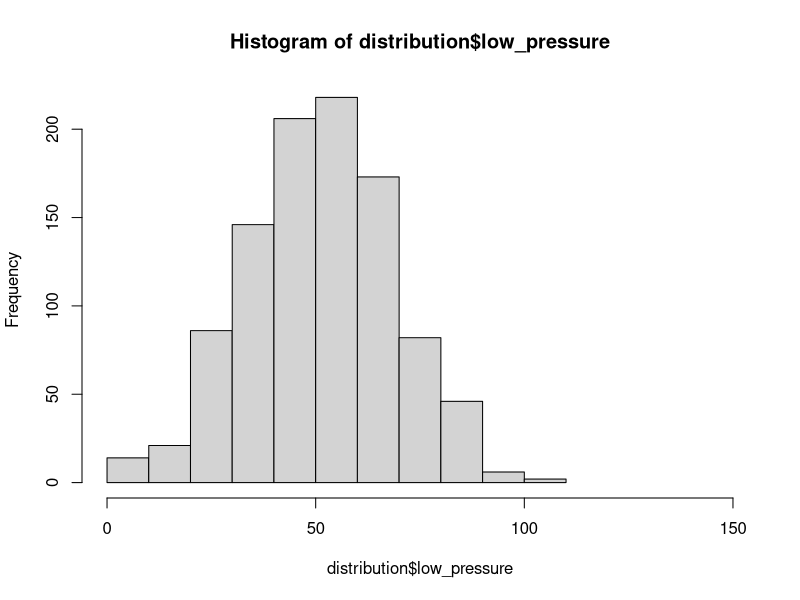
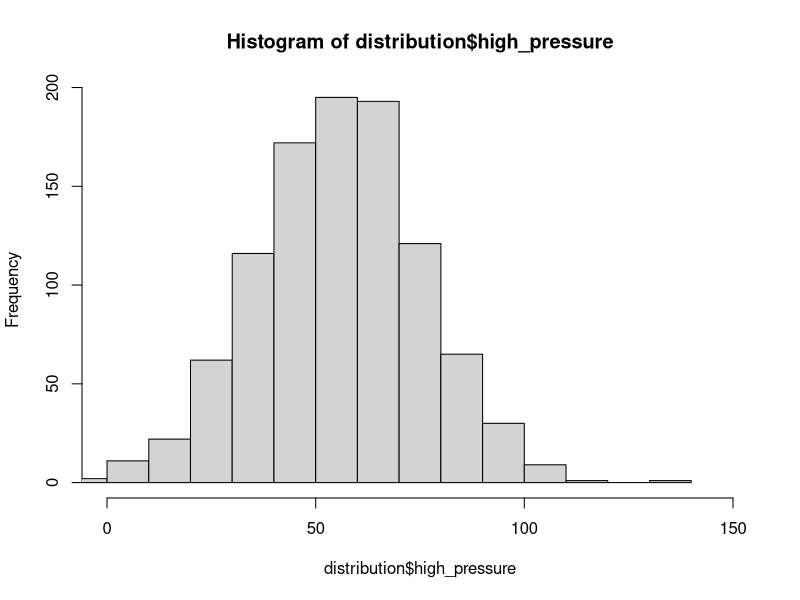

Reproduce these figures in R, in order. (Note: this script raises an error after producing the figures.)
library(MASS); library(lme4); library(car); library(lmerTest); library(tidyverse)

# Expecting to Teach Group ----
set.seed(1)
size <- 1000 # size of the simulated population                                       
meanvector <- c(51, 56) # means for pre and post tests

correl_matrix <- matrix(c(1, 0.8,
                                0.8, 1), # values for the sample correlation matrix
                              ncol = 2)
sds <- c(17, 19) # between subject SDs on each test
D <- diag(sds)

covariance_matrix <- D%*%correl_matrix%*%D

distribution <- mvrnorm(n = size,
                              mu = meanvector, 
                              Sigma = covariance_matrix)
summary(distribution)

head(distribution)
distribution <- distribution %>% as_tibble() %>% 
  mutate(group = "teach") %>%
  rename(low_pressure=V1, high_pressure=V2)

hist(distribution$low_pressure, xlim=c(0,150))
hist(distribution$high_pressure, xlim=c(0,150))


# Using the aov() function versus the lmer() function ----
# Below, I fit the model using the lmer() function, 
# but you could build a similar model using aov(), t.test(), lm(), etc.
# I will use lmer() for it's flexibility across designs, but you could 
# replace this with whatever analysis best matches your method. 

set.seed(1)
teach_sample <- sample_n(distribution, size=10)

dat_long <- teach_sample %>% rownames_to_column(var="subID") %>%
  pivot_longer(cols = low_pressure:high_pressure, 
               names_to = "test", values_to = "score")
head(dat_long)

mod0 <- lmer(score~test+(1|subID), data=dat_long, REML=TRUE)
Anova(mod0, type="III")
anova(mod0)
anova(mod0)[[6]][1] # test p-value

modelAOV <- aov(score~test+Error(subID), data = dat_long)
summary(modelAOV)
summary(modelAOV)[[2]][[1]][1,5]


mod_t_test <- t.test(score~test, data=dat_long, paired=TRUE)
print(mod_t_test)
mod_t_test$p.value


# Taking the descriptive statistics we might want from each sample
head(dat_long)
dat_long %>% pivot_wider(names_from = "test", values_from = "score") %>%
  mutate(diff = high_pressure-low_pressure) %>%
  summarize(low_ave = mean(low_pressure),
            low_sd = sd(low_pressure),
            high_ave = mean(high_pressure),
            high_sd = sd(high_pressure),
            diff_ave = mean(diff),
            diff_sd = sd(diff))


# Re-sampling to Estimate Statistical Power ----
ns = c(seq(from=10, to=100, by=10)) # sample sizes for the simulations

k = 200 # number of iterations at each sample size



sim_data <- data.frame(matrix(NA, nrow = length(ns)*k, 
                              ncol = 9))
sim_data <- sim_data %>% rename(n=X1, 
                                iter=X2, 
                                WS_p = X3,
                                low_ave=X4, 
                                low_sd=X5, 
                                high_ave=X6, 
                                high_sd=X7,
                                diff_ave = X8,
                                diff_sd = X9)

row = 0
set.seed(1)
for (n in ns) {
  print(n)
  
  for (i in 1:k) {
    row = row + 1
    print(row)
    
    teach_sample <- sample_n(distribution, size=n)
    
    dat_long <- teach_sample %>% rownames_to_column(var="subID") %>%
      pivot_longer(cols = low_pressure:high_pressure, 
                   names_to = "test", values_to = "score")
    
    options(contrasts=c("contr.sum","contr.poly"))
    mod0 <- lmer(score~test+(1|subID), data=dat_long, REML=TRUE)
    
    sim_data[row, 1] <- n
    sim_data[row, 2] <- i
    sim_data[row, 3] <- anova(mod0)[[6]][1] # WS p-value
    
    # Summary Statistics
    SUM_DATA <- dat_long %>% pivot_wider(names_from = "test", values_from = "score") %>%
      mutate(diff = high_pressure-low_pressure) %>%
      summarize(low_ave = mean(low_pressure),
                low_sd = sd(low_pressure),
                high_ave = mean(high_pressure),
                high_sd = sd(high_pressure),
                diff_ave = mean(diff),
                diff_sd = sd(diff))
    
    
    sim_data[row, 4] <- SUM_DATA[, "low_ave"]
    sim_data[row, 5] <- SUM_DATA[, "low_sd"]
    
    sim_data[row, 6] <- SUM_DATA[, "high_ave"]
    sim_data[row, 7] <- SUM_DATA[, "high_sd"]
  
    sim_data[row, 8] <- SUM_DATA[, "diff_ave"]
    sim_data[row, 9] <- SUM_DATA[, "diff_sd"]
    
    }
}

head(sim_data)
sim_summary <- sim_data %>% group_by(n) %>%
  summarize(WS_p = sum(WS_p<0.05)/n(),
            ave_dz = mean(diff_ave/diff_sd),
            ave_d = mean(diff_ave/sqrt(((low_ave^2)+(high_sd^2))/2))) %>%
  pivot_longer(cols=WS_p, names_to = "Effect", values_to = "Power")
sim_summary

# Color blind friendly palette 
cbPalette <- c("#000000", "#56B4E9", "#E69F00", "#009E73", "#F0E442", "#0072B2", "#D55E00", "#CC79A7")

ggplot(data=sim_summary, aes(x=n, y=Power)) +
  geom_line(aes(lty=Effect, col=Effect)) +
  geom_point(aes(shape=Effect, col=Effect)) +
  scale_x_continuous(name = "n/Group") +
  scale_y_continuous(name = "Statistical Power", limits=c(0,1),
                     breaks=c(seq(from=0, to=1, by=0.2))) +
  theme_bw()+
  scale_fill_manual(values=cbPalette)+
  scale_colour_manual(values=cbPalette)+
  theme(axis.text=element_text(size=12, color="black"), 
        legend.text=element_text(size=12, color="black"),
        legend.title=element_text(size=12, face="bold"),
        axis.title=element_text(size=12, face="bold"),
        plot.title=element_text(size=12, face="bold", hjust=0.5),
        panel.grid.minor = element_blank(),
        strip.text = element_text(size=12, face="bold"),
        legend.position = "bottom")


write.csv(sim_data, "./rm_simulation.csv")
